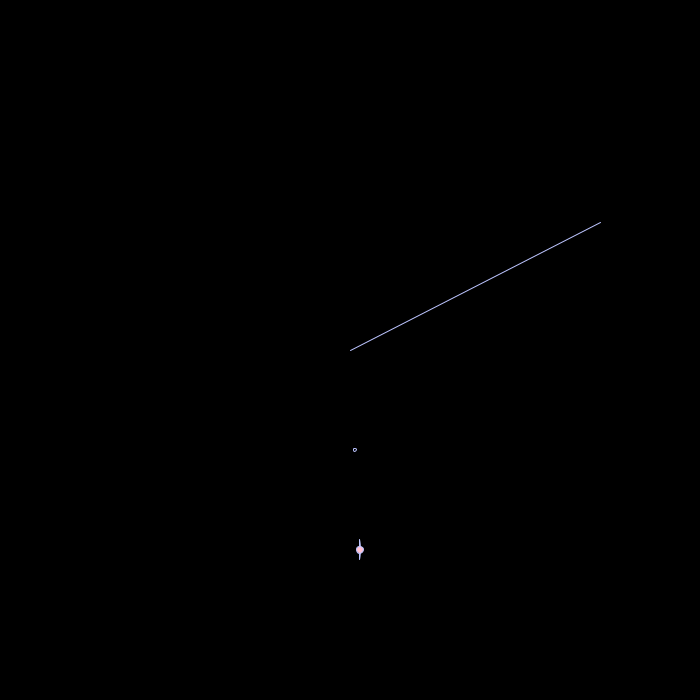
Frame 1 (no input)
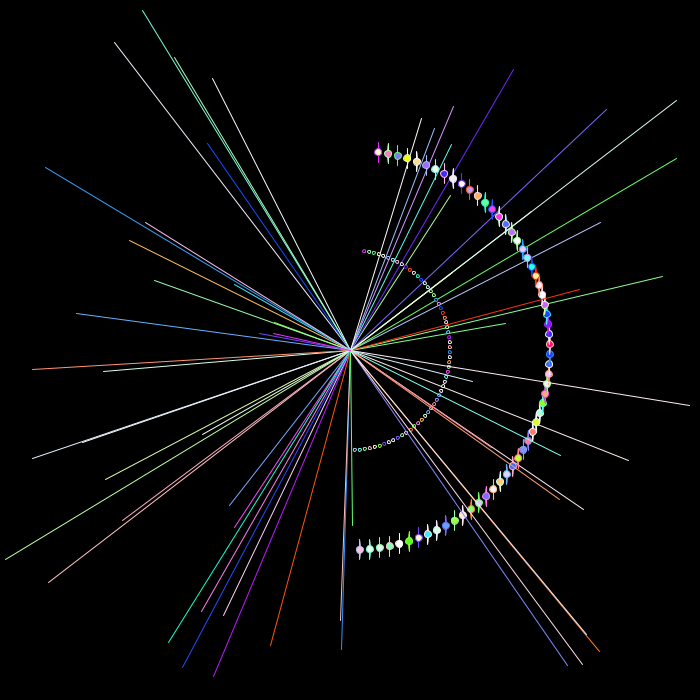
Frame 60 (the mouse pressed at the canvas centre just before this capture)
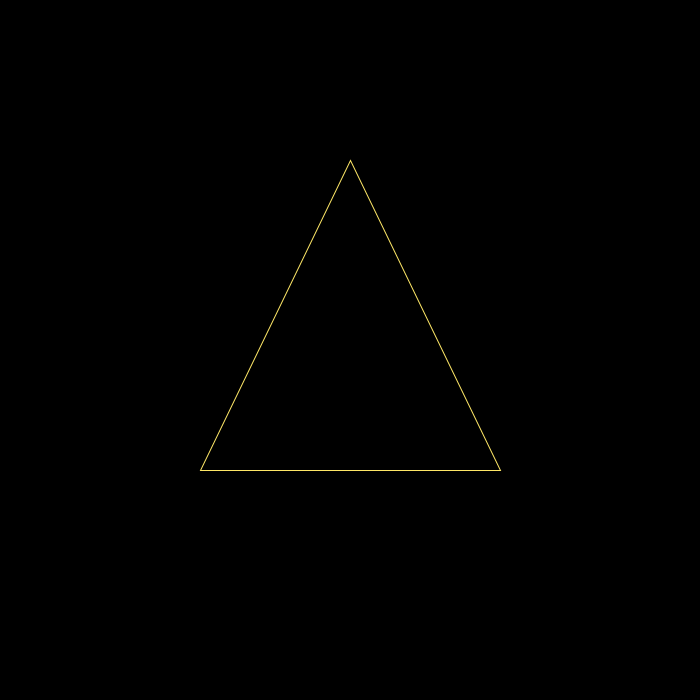
Frame 120 (the mouse held since frame 60 and released just before this capture)

The Processing sketch that drew these frames (run headless with seeded random() and noise(); from frame 60 on, the mouse is pressed at the canvas centre):

// Processing sketch: processing_158722
// ── processing_158722.pde

float i = 0;
void setup() {
  size(700, 700);
  background(0,0,0);
  colorMode(HSB);
}
void draw() {
  //background(255);
i=i+0.05;
 
float posicionX = 200*sin(i);
float posicionY = 200*cos(i);
 stroke(random(255),random(255),255);
  ellipse(width/2+posicionX, height/2+posicionY, sin(i), 20);
  
fill(random(255),random(255),255);
  ellipse(width/2+posicionX, height/2+posicionY, 7, 7);
  
  float posicionX2 = 100*sin(i);
float posicionY2 = 100*cos(i);
 
  fill(0,0,0);
  ellipse(width/2+posicionX2, height/2+posicionY2, 3, 3);
  
  
  line(width/2, height/2, random(height),random(width));

  if(mousePressed){
  background(0,0,0);
  triangle(200,470,350,160,500,470);
 
}}
